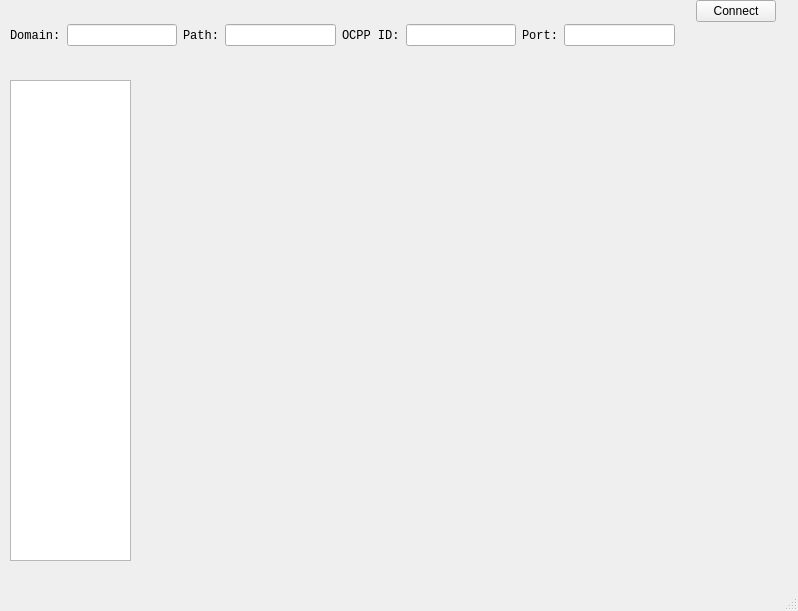
<?xml version="1.0" encoding="UTF-8"?>
<ui version="4.0">
 <class>MainWindow</class>
 <widget class="QMainWindow" name="MainWindow">
  <property name="geometry">
   <rect>
    <x>0</x>
    <y>0</y>
    <width>798</width>
    <height>611</height>
   </rect>
  </property>
  <property name="windowTitle">
   <string>Ocpp16JSimulator</string>
  </property>
  <widget class="QWidget" name="centralwidget">
   <widget class="QListView" name="listView">
    <property name="geometry">
     <rect>
      <x>10</x>
      <y>80</y>
      <width>121</width>
      <height>481</height>
     </rect>
    </property>
   </widget>
   <widget class="QWidget" name="">
    <property name="geometry">
     <rect>
      <x>10</x>
      <y>0</y>
      <width>781</width>
      <height>71</height>
     </rect>
    </property>
    <layout class="QHBoxLayout" name="horizontalLayout" stretch="0,1,0,1,0,1,0,1,1">
     <item>
      <widget class="QLabel" name="label_2">
       <property name="font">
        <font>
         <family>Consolas</family>
        </font>
       </property>
       <property name="text">
        <string>Domain:</string>
       </property>
      </widget>
     </item>
     <item>
      <widget class="QLineEdit" name="domainLineEdit">
       <property name="text">
        <string/>
       </property>
      </widget>
     </item>
     <item>
      <widget class="QLabel" name="label_3">
       <property name="font">
        <font>
         <family>Consolas</family>
        </font>
       </property>
       <property name="text">
        <string>Path:</string>
       </property>
      </widget>
     </item>
     <item>
      <widget class="QLineEdit" name="pathLineEdit">
       <property name="text">
        <string/>
       </property>
      </widget>
     </item>
     <item>
      <widget class="QLabel" name="label">
       <property name="font">
        <font>
         <family>Consolas</family>
        </font>
       </property>
       <property name="text">
        <string>OCPP ID:</string>
       </property>
      </widget>
     </item>
     <item>
      <widget class="QLineEdit" name="ocppIdLineEdit">
       <property name="text">
        <string/>
       </property>
      </widget>
     </item>
     <item>
      <widget class="QLabel" name="label_4">
       <property name="font">
        <font>
         <family>Consolas</family>
        </font>
       </property>
       <property name="text">
        <string>Port:</string>
       </property>
      </widget>
     </item>
     <item>
      <widget class="QLineEdit" name="portLineEdit">
       <property name="text">
        <string/>
       </property>
      </widget>
     </item>
     <item>
      <layout class="QVBoxLayout" name="verticalLayout" stretch="1,3">
       <item>
        <layout class="QHBoxLayout" name="horizontalLayout_2">
         <item>
          <spacer name="horizontalSpacer">
           <property name="orientation">
            <enum>Qt::Horizontal</enum>
           </property>
           <property name="sizeHint" stdset="0">
            <size>
             <width>40</width>
             <height>20</height>
            </size>
           </property>
          </spacer>
         </item>
         <item>
          <widget class="QPushButton" name="connectButton">
           <property name="text">
            <string>Connect</string>
           </property>
           <property name="iconSize">
            <size>
             <width>8</width>
             <height>8</height>
            </size>
           </property>
          </widget>
         </item>
         <item>
          <spacer name="horizontalSpacer_2">
           <property name="orientation">
            <enum>Qt::Horizontal</enum>
           </property>
           <property name="sizeHint" stdset="0">
            <size>
             <width>40</width>
             <height>20</height>
            </size>
           </property>
          </spacer>
         </item>
        </layout>
       </item>
       <item>
        <widget class="QLabel" name="connectPrompt">
         <property name="text">
          <string/>
         </property>
        </widget>
       </item>
      </layout>
     </item>
    </layout>
   </widget>
  </widget>
  <widget class="QMenuBar" name="menubar">
   <property name="geometry">
    <rect>
     <x>0</x>
     <y>0</y>
     <width>798</width>
     <height>22</height>
    </rect>
   </property>
  </widget>
  <widget class="QStatusBar" name="statusbar"/>
 </widget>
 <tabstops>
  <tabstop>domainLineEdit</tabstop>
  <tabstop>pathLineEdit</tabstop>
  <tabstop>ocppIdLineEdit</tabstop>
  <tabstop>portLineEdit</tabstop>
 </tabstops>
 <resources/>
 <connections/>
</ui>
